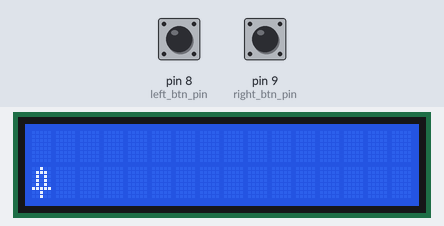
The sketch below on a simulated Arduino Uno, built with avr-gcc and run on an emulated ATmega328P. On the bench: 16×2 character LCD. The inputs (shaded band) are chosen by the test bench; at power-on: pin 8 (left_btn_pin) HIGH, pin 9 (right_btn_pin) HIGH.

Above: at 1.2 s.
1.3 s: pin 8 (left_btn_pin) pulled LOW for 0.15 s
At 2.1 s:
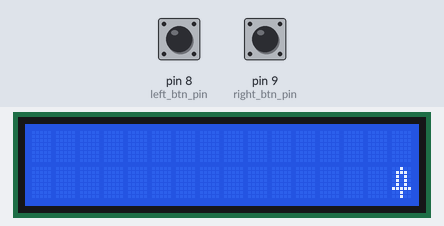
2.9 s: pin 8 (left_btn_pin) pulled LOW for 1 s
At 3.3 s:
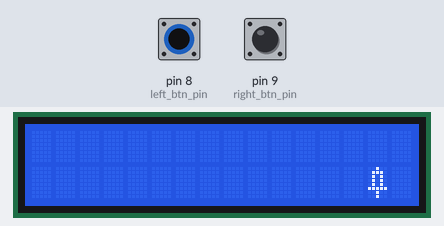
Timing chart, 0 to 5.9 s (numbered marks = the images above; inputs shaded):
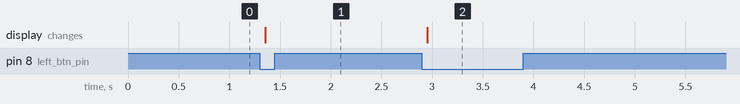

Measured:
- after the input at 1.3 s, the display: changes after 0.05 s (image 1)
- after the input at 2.9 s, the display: changes after 0.05 s (image 2)

The sketch:

create_char_test.ino
```cpp
# include <LiquidCrystal.h>
const int left_btn_pin = 8;
const int right_btn_pin = 9;
int left_btn_prev = HIGH;
int right_btn_prev = HIGH;
unsigned long last_debounce_time = 0;
const int debounce_delay = 50;
int cursor_position = 0;
int left_btn_state = HIGH;
int right_btn_state = HIGH;


LiquidCrystal lcd(12, 11, 2, 3, 4, 5);

byte sword[8] = {
  B00100,
  B01110,
  B01010,
  B01010,
  B01010,
  B11111,
  B00100,
  B00100,
};

void setup() {
  pinMode(left_btn_pin, INPUT_PULLUP);
  pinMode(right_btn_pin, INPUT_PULLUP);
  lcd.createChar(0, sword);
  lcd.begin(16, 2);
}

void loop() {
  lcd.setCursor(cursor_position, 1);


  int left_btn_read = digitalRead(left_btn_pin);
  int right_btn_read = digitalRead(right_btn_pin);


  if ( left_btn_read != left_btn_prev || right_btn_read != right_btn_prev ) {
    last_debounce_time = millis();
  }

  if ( millis() > (last_debounce_time + debounce_delay) ) {
    if ( left_btn_read != left_btn_state ) {
      left_btn_state = left_btn_read;
      if ( left_btn_state == LOW ) {
        // move the sprite left
        cursor_position--;
        if(cursor_position < 0){
          cursor_position = 15;
        }
        lcd.clear();
        lcd.setCursor(cursor_position, 1);
      }
    }
    if ( right_btn_read != right_btn_state ) {
      right_btn_state = right_btn_read;
      if ( right_btn_state == LOW ) {
        // move the sprite right
        cursor_position++;
        if(cursor_position > 15){
          cursor_position = 0;
        }
        lcd.clear();
        lcd.setCursor(cursor_position, 1);
      }
    }
  }
  left_btn_prev = left_btn_read;
  right_btn_prev = right_btn_read;
  lcd.write(byte(0));
}
```
